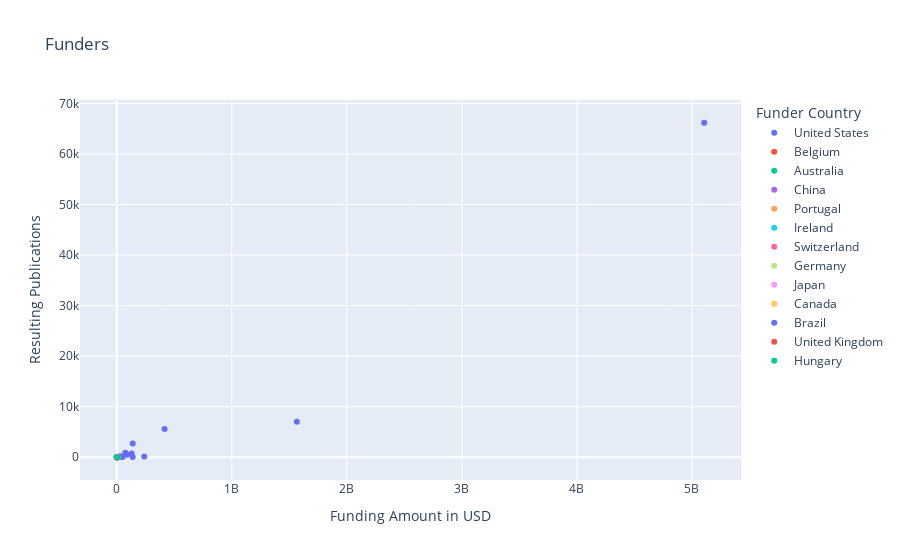

Write notebook code for a chart like this one.
### Markdown cell above
### Publications by grant funder vs funding amount

### Code cell
px.scatter(funders,  
           y="Resulting Publications", x="Funding Amount in USD", 
           color="Funder Country",
           hover_name="Funder", 
           hover_data=['Funder', 'Funder Country'], 
           title=f"Funders")

### Figure 1 — Plotly figure (JSON) as saved in the notebook; plotly's stock layout.template omitted (floating-point values rounded to 4 significant figures)
{"data": [{"customdata": [["National Cancer Institute", "United States"], ["National Institute of Allergy and Infectious Diseases", "United States"], ["National Center for Advancing Translational Sciences", "United States"], ["National Institute of Child Health and Human Development", "United States"], ["National Institute on Aging", "United States"], ["National Heart Lung and Blood Institute", "United States"], ["Office of the Director", "United States"], ["National Institute of Dental and Craniofacial Research", "United States"], ["Centers for Disease Control and Prevention", "United States"], ["National Institute of Neurological Disorders and Stroke", "United States"], ["National Institute of Diabetes and Digestive and Kidney Diseases", "United States"], ["National Institute on Drug Abuse", "United States"], ["National Institute of Mental Health", "United States"], ["Bill & Melinda Gates Foundation", "United States"], ["National Center for Complementary and Integrative Health", "United States"], ["National Institute of General Medical Sciences", "United States"], ["National Institute of Environmental Health Sciences", "United States"], ["Agency for Healthcare Research and Quality", "United States"], ["National Institute on Minority Health and Health Disparities", "United States"], ["Fogarty International Center", "United States"], ["National Institute of Nursing Research", "United States"], ["United States Food and Drug Administration", "United States"], ["Office of Public Health Preparedness and Response", "United States"], ["Leukemia and Lymphoma Society", "United States"], ["National Institute of Biomedical Imaging and Bioengineering", "United States"], ["United States National Library of Medicine", "United States"]], "hovertemplate": "<b>%{hovertext}</b><br><br>Funder Country=%{customdata[1]}<br>Funding Amount in USD=%{x}<br>Resulting Publications=%{y}<br>Funder=%{customdata[0]}<extra></extra>", "hovertext": ["National Cancer Institute", "National Institute of Allergy and Infectious Diseases", "National Center for Advancing Translational Sciences", "National Institute of Child Health and Human Development", "National Institute on Aging", "National Heart Lung and Blood Institute", "Office of the Director", "National Institute of Dental and Craniofacial Research", "Centers for Disease Control and Prevention", "National Institute of Neurological Disorders and Stroke", "National Institute of Diabetes and Digestive and Kidney Diseases", "National Institute on Drug Abuse", "National Institute of Mental Health", "Bill & Melinda Gates Foundation", "National Center for Complementary and Integrative Health", "National Institute of General Medical Sciences", "National Institute of Environmental Health Sciences", "Agency for Healthcare Research and Quality", "National Institute on Minority Health and Health Disparities", "Fogarty International Center", "National Institute of Nursing Research", "United States Food and Drug Administration", "Office of Public Health Preparedness and Response", "Leukemia and Lymphoma Society", "National Institute of Biomedical Imaging and Bioengineering", "United States National Library of Medicine"], "legendgroup": "United States", "marker": {"color": "#636efa", "symbol": "circle"}, "mode": "markers", "name": "United States", "orientation": "v", "showlegend": true, "type": "scatter", "x": [5106468448, 1565433402, 415298226, 138252268, 73901056, 129107498, 89781568, 32088384, 238530596, 17310368, 138344789, 28457498, 9507277, 51005886, 12341036, 2333507, 3694722, 6916733, 15310016, 1182976, 2605003, 1792425, 5206088, 6250000, 256339, 999999], "xaxis": "x", "y": [66174, 7030, 5594, 2713, 896, 762, 502, 196, 146, 103, 67, 67, 62, 39, 35, 33, 30, 28, 25, 24, 15, 12, 11, 10, 4, 3], "yaxis": "y"}, {"customdata": [["European Commission", "Belgium"], ["Research Foundation - Flanders", "Belgium"]], "hovertemplate": "<b>%{hovertext}</b><br><br>Funder Country=%{customdata[1]}<br>Funding Amount in USD=%{x}<br>Resulting Publications=%{y}<br>Funder=%{customdata[0]}<extra></extra>", "hovertext": ["European Commission", "Research Foundation - Flanders"], "legendgroup": "Belgium", "marker": {"color": "#EF553B", "symbol": "circle"}, "mode": "markers", "name": "Belgium", "orientation": "v", "showlegend": true, "type": "scatter", "x": [9315176, 0], "xaxis": "x", "y": [29, 11], "yaxis": "y"}, {"customdata": [["National Health and Medical Research Council", "Australia"]], "hovertemplate": "<b>%{hovertext}</b><br><br>Funder Country=%{customdata[1]}<br>Funding Amount in USD=%{x}<br>Resulting Publications=%{y}<br>Funder=%{customdata[0]}<extra></extra>", "hovertext": ["National Health and Medical Research Council"], "legendgroup": "Australia", "marker": {"color": "#00cc96", "symbol": "circle"}, "mode": "markers", "name": "Australia", "orientation": "v", "showlegend": true, "type": "scatter", "x": [1899389], "xaxis": "x", "y": [23], "yaxis": "y"}, {"customdata": [["National Natural Science Foundation of China", "China"], ["Science and Technology Department of Zhejiang Province", "China"], ["University Grants Committee", "China"]], "hovertemplate": "<b>%{hovertext}</b><br><br>Funder Country=%{customdata[1]}<br>Funding Amount in USD=%{x}<br>Resulting Publications=%{y}<br>Funder=%{customdata[0]}<extra></extra>", "hovertext": ["National Natural Science Foundation of China", "Science and Technology Department of Zhejiang Province", "University Grants Committee"], "legendgroup": "China", "marker": {"color": "#ab63fa", "symbol": "circle"}, "mode": "markers", "name": "China", "orientation": "v", "showlegend": true, "type": "scatter", "x": [142538, 0, 66584], "xaxis": "x", "y": [12, 9, 2], "yaxis": "y"}, {"customdata": [["Foundation for Science and Technology", "Portugal"]], "hovertemplate": "<b>%{hovertext}</b><br><br>Funder Country=%{customdata[1]}<br>Funding Amount in USD=%{x}<br>Resulting Publications=%{y}<br>Funder=%{customdata[0]}<extra></extra>", "hovertext": ["Foundation for Science and Technology"], "legendgroup": "Portugal", "marker": {"color": "#FFA15A", "symbol": "circle"}, "mode": "markers", "name": "Portugal", "orientation": "v", "showlegend": true, "type": "scatter", "x": [384107], "xaxis": "x", "y": [11], "yaxis": "y"}, {"customdata": [["Science Foundation Ireland", "Ireland"]], "hovertemplate": "<b>%{hovertext}</b><br><br>Funder Country=%{customdata[1]}<br>Funding Amount in USD=%{x}<br>Resulting Publications=%{y}<br>Funder=%{customdata[0]}<extra></extra>", "hovertext": ["Science Foundation Ireland"], "legendgroup": "Ireland", "marker": {"color": "#19d3f3", "symbol": "circle"}, "mode": "markers", "name": "Ireland", "orientation": "v", "showlegend": true, "type": "scatter", "x": [9265633], "xaxis": "x", "y": [8], "yaxis": "y"}, {"customdata": [["Swiss National Science Foundation", "Switzerland"]], "hovertemplate": "<b>%{hovertext}</b><br><br>Funder Country=%{customdata[1]}<br>Funding Amount in USD=%{x}<br>Resulting Publications=%{y}<br>Funder=%{customdata[0]}<extra></extra>", "hovertext": ["Swiss National Science Foundation"], "legendgroup": "Switzerland", "marker": {"color": "#FF6692", "symbol": "circle"}, "mode": "markers", "name": "Switzerland", "orientation": "v", "showlegend": true, "type": "scatter", "x": [292164], "xaxis": "x", "y": [7], "yaxis": "y"}, {"customdata": [["Federal Ministry of Education and Research", "Germany"]], "hovertemplate": "<b>%{hovertext}</b><br><br>Funder Country=%{customdata[1]}<br>Funding Amount in USD=%{x}<br>Resulting Publications=%{y}<br>Funder=%{customdata[0]}<extra></extra>", "hovertext": ["Federal Ministry of Education and Research"], "legendgroup": "Germany", "marker": {"color": "#B6E880", "symbol": "circle"}, "mode": "markers", "name": "Germany", "orientation": "v", "showlegend": true, "type": "scatter", "x": [2443241], "xaxis": "x", "y": [6], "yaxis": "y"}, {"customdata": [["Japan Society for the Promotion of Science", "Japan"]], "hovertemplate": "<b>%{hovertext}</b><br><br>Funder Country=%{customdata[1]}<br>Funding Amount in USD=%{x}<br>Resulting Publications=%{y}<br>Funder=%{customdata[0]}<extra></extra>", "hovertext": ["Japan Society for the Promotion of Science"], "legendgroup": "Japan", "marker": {"color": "#FF97FF", "symbol": "circle"}, "mode": "markers", "name": "Japan", "orientation": "v", "showlegend": true, "type": "scatter", "x": [77473], "xaxis": "x", "y": [4], "yaxis": "y"}, {"customdata": [["Natural Sciences and Engineering Research Council", "Canada"]], "hovertemplate": "<b>%{hovertext}</b><br><br>Funder Country=%{customdata[1]}<br>Funding Amount in USD=%{x}<br>Resulting Publications=%{y}<br>Funder=%{customdata[0]}<extra></extra>", "hovertext": ["Natural Sciences and Engineering Research Council"], "legendgroup": "Canada", "marker": {"color": "#FECB52", "symbol": "circle"}, "mode": "markers", "name": "Canada", "orientation": "v", "showlegend": true, "type": "scatter", "x": [177653], "xaxis": "x", "y": [3], "yaxis": "y"}, {"customdata": [["São Paulo Research Foundation", "Brazil"]], "hovertemplate": "<b>%{hovertext}</b><br><br>Funder Country=%{customdata[1]}<br>Funding Amount in USD=%{x}<br>Resulting Publications=%{y}<br>Funder=%{customdata[0]}<extra></extra>", "hovertext": ["São Paulo Research Foundation"], "legendgroup": "Brazil", "marker": {"color": "#636efa", "symbol": "circle"}, "mode": "markers", "name": "Brazil", "orientation": "v", "showlegend": true, "type": "scatter", "x": [0], "xaxis": "x", "y": [2], "yaxis": "y"}, {"customdata": [["Cancer Research UK", "United Kingdom"], ["Innovate UK", "United Kingdom"]], "hovertemplate": "<b>%{hovertext}</b><br><br>Funder Country=%{customdata[1]}<br>Funding Amount in USD=%{x}<br>Resulting Publications=%{y}<br>Funder=%{customdata[0]}<extra></extra>", "hovertext": ["Cancer Research UK", "Innovate UK"], "legendgroup": "United Kingdom", "marker": {"color": "#EF553B", "symbol": "circle"}, "mode": "markers", "name": "United Kingdom", "orientation": "v", "showlegend": true, "type": "scatter", "x": [0, 2736860], "xaxis": "x", "y": [1, 1], "yaxis": "y"}, {"customdata": [["Hungarian Scientific Research Fund", "Hungary"]], "hovertemplate": "<b>%{hovertext}</b><br><br>Funder Country=%{customdata[1]}<br>Funding Amount in USD=%{x}<br>Resulting Publications=%{y}<br>Funder=%{customdata[0]}<extra></extra>", "hovertext": ["Hungarian Scientific Research Fund"], "legendgroup": "Hungary", "marker": {"color": "#00cc96", "symbol": "circle"}, "mode": "markers", "name": "Hungary", "orientation": "v", "showlegend": true, "type": "scatter", "x": [55902], "xaxis": "x", "y": [1], "yaxis": "y"}], "layout": {"autosize": true, "legend": {"title": {"text": "Funder Country"}, "tracegroupgap": 0}, "title": {"text": "Funders"}, "xaxis": {"anchor": "y", "autorange": true, "domain": [0, 1], "range": [-304200000.0, 5411000000.0], "title": {"text": "Funding Amount in USD"}, "type": "linear"}, "yaxis": {"anchor": "x", "autorange": true, "domain": [0, 1], "range": [-4846.0, 71020.0], "title": {"text": "Resulting Publications"}, "type": "linear"}}}
